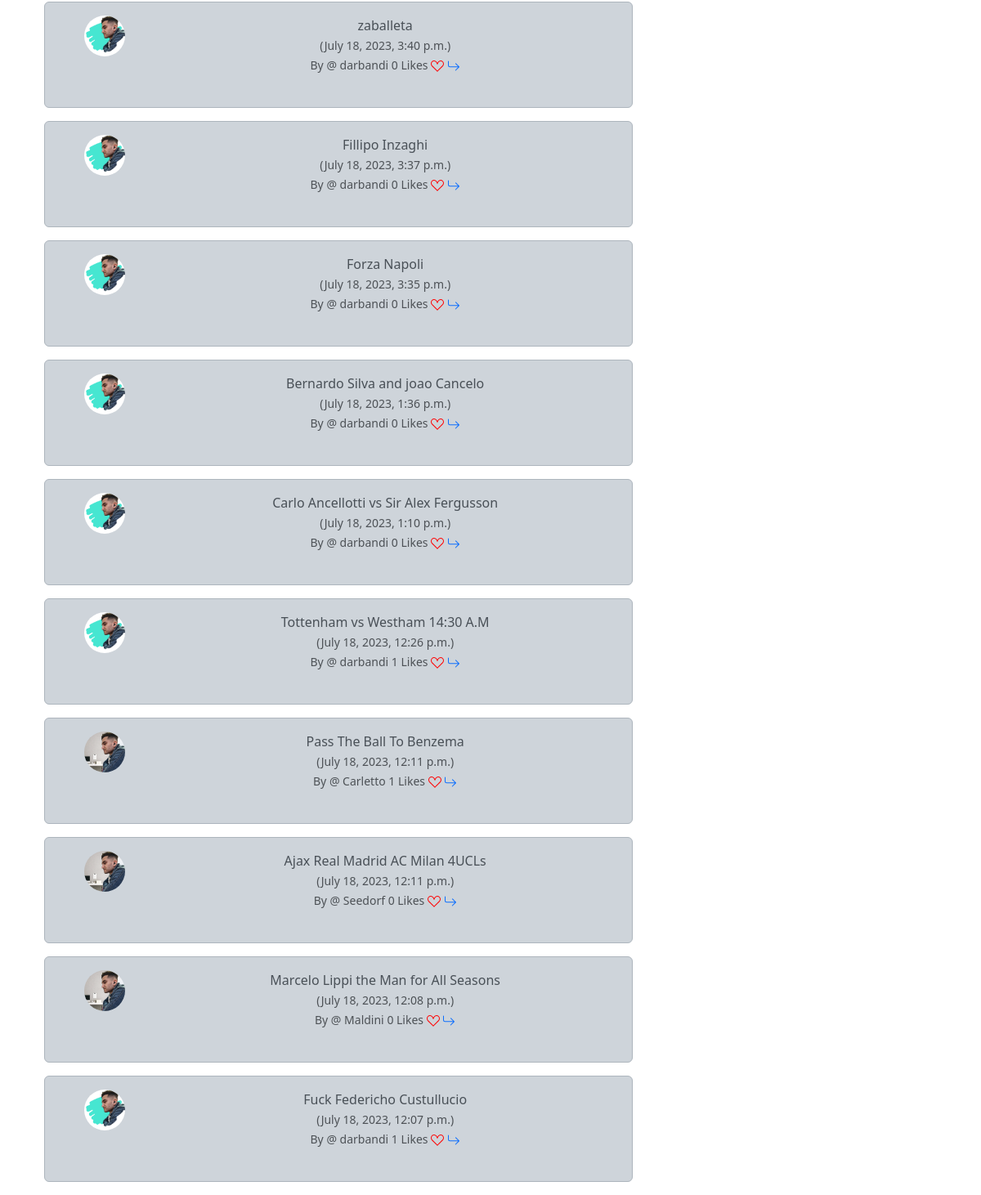
Before: / (lower part) with the older database file.
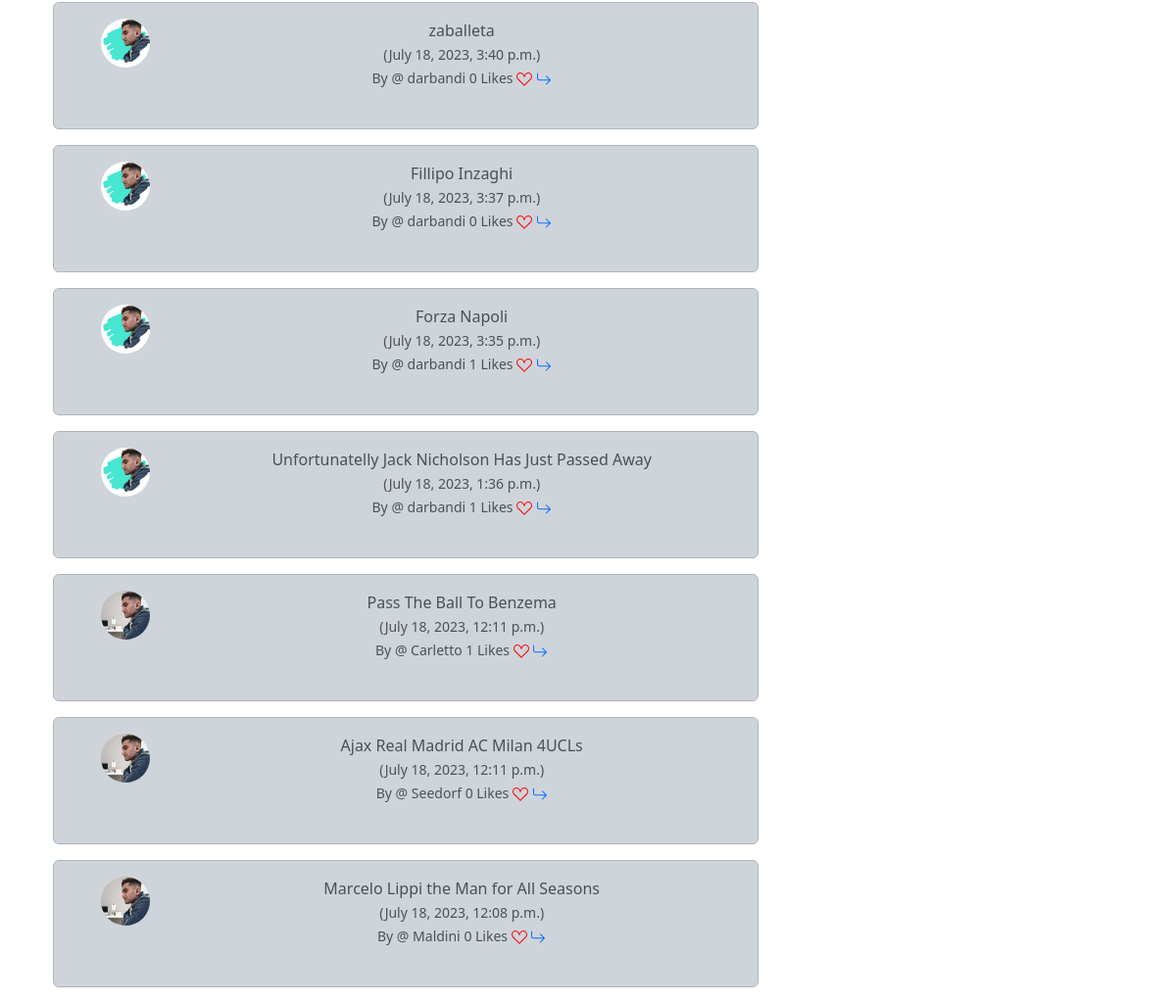
After: the same page with the newer database file.
### twitter/models.py (models this page shows, shortened)
class Tweet(models.Model):
    user = models.ForeignKey(User, related_name='tweets', on_delete=models.DO_NOTHING)
    body = models.CharField(max_length=200)
    created_at = models.DateTimeField(auto_now_add=True)
    likes = models.ManyToManyField(User, blank=True, related_name='tweet_likes')
    def like_counts(self):
        return self.likes.count()

class Profile(models.Model):
    user = models.OneToOneField(User, on_delete=models.CASCADE)
    follows = models.ManyToManyField("self", related_name='followed_by', symmetrical=False, blank=True)
    profile_image = models.ImageField(default='default.png', upload_to='images/')
    bio = models.CharField(blank=True, null=True, max_length=100)
    date_modified = models.DateTimeField(User, auto_now=True)
    instagram = models.CharField(blank=True, null=True, max_length=100)
    facebook = models.CharField(blank=True, null=True, max_length=100)
    linkedin = models.CharField(blank=True, null=True, max_length=100)

### twitter/views.py (the view)
# urls.py: path('', views.home , name='home'),
def home(request):
    if request.user.is_authenticated:
        form = TweetForm(request.POST or None)
        if request.method == 'POST':
            if form.is_valid():
                tweet = form.save(commit=False)
                tweet.user = request.user
                tweet.save()
                messages.success(request, ('Your Tweet Has Benn Sent'))
                return redirect('home')
        tweets = Tweet.objects.all().order_by('-created_at')
        return render(request, 'home.html', {"tweets": tweets, 'form': form})
    else:
        tweets = Tweet.objects.all().order_by('-created_at')
        return render(request, 'home.html', {"tweets": tweets})

### templates/home.html (shortened to what this page needs)
{% extends 'base.html' %}
{% block content %}
<div class="container text-center">
    <div class="row">
        <div class="col-8">
            {% for tweet in tweets %}
         <div class="alert alert-dark" role="alert">
             <div class="container">
                 <div class="row">
                     <div class="col-2">
                         <img src="{{ tweet.user.profile.profile_image.url }}" alt="{{ tweet.user.profile.user.username }}" width="50" height="50" class="rounded-circle">
                     </div>
                     <div class="col-10">
             {{ tweet.body }} <br>
             <small class="text-muted">
                ({{ tweet.created_at }}) <br> By
                @ {{tweet.user.username }}
                  {{tweet.like_counts}} Likes
                 {% if user in tweet.likes.all %}
                 <a class="text-decoration-none" href="{% url 'tweet_likes' tweet.pk %}"> <svg style="color:red" xmlns="http://www.w3.org/2000/svg" width="16" height="16" fill="currentColor" class="bi bi-suit-heart-fill" viewBox="0 0 16 16">
  <path d="M4 1c2.21 0 4 1.755 4 3.92C8 2.755 9.79 1 12 1s4 1.755 4 3.92c0 3.263-3.234 4.414-7.608 9.608a.513.513 0 0 1-.784 0C3.234 9.334 0 8.183 0 4.92 0 2.755 1.79 1 4 1z"/>
</svg> </a>
                 {% else %}
                 <a class="text-decoration-none" href="{% url 'tweet_likes' tweet.pk %}">   </a>
                 {% endif %}
                 <a class="text-decoration-none" href="{% url 'tweet' tweet.id %}">
</a>
            </small>
            <br><br>
         </div>
                     </div>
                 </div>
             </div>
     {% endfor %}
        </div>
        <div class="col-4">
    <br><br><br>
</div>
    </div>
</div>
     {% endblock %}

Changed rows visible on the page:
removed Tweet: user.profile.profile_image (picture), body "Carlo Ancellotti vs Sir Alex Fergusson", created_at "July 18, 2023, 1:10 p.m.", user.username "darbandi", like_counts "0"
removed Tweet: user.profile.profile_image (picture), body "Tottenham vs Westham 14:30 A.M", created_at "July 18, 2023, 12:26 p.m.", user.username "darbandi", like_counts "1"
removed Tweet: user.profile.profile_image (picture), body "Fuck Federicho Custullucio", created_at "July 18, 2023, 12:07 p.m.", user.username "darbandi", like_counts "1"
computed for Tweet "Forza Napoli": like_counts "0" → "1"
changed Tweet: body "Bernardo Silva and joao Cancelo" → "Unfortunatelly Jack Nicholson Has Just Passed Away"; like_counts "0" → "1"
